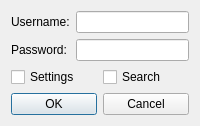
<?xml version="1.0" encoding="UTF-8"?>
<ui version="4.0">
 <class>UserEditDialog</class>
 <widget class="QDialog" name="UserEditDialog">
  <property name="windowTitle">
   <string>User Editor</string>
  </property>
  <layout class="QVBoxLayout" name="verticalLayout">
   <item>
    <layout class="QFormLayout" name="formLayout">
     <item row="0" column="0">
      <widget class="QLabel" name="usernameLabel">
       <property name="text">
        <string>Username:</string>
       </property>
      </widget>
     </item>
     <item row="0" column="1">
      <widget class="QLineEdit" name="usernameLineEdit"/>
     </item>
     <item row="1" column="0">
      <widget class="QLabel" name="passwordLabel">
       <property name="text">
        <string>Password:</string>
       </property>
      </widget>
     </item>
     <item row="1" column="1">
      <widget class="QLineEdit" name="passwordLineEdit">
       <property name="echoMode">
        <enum>QLineEdit::Password</enum>
       </property>
      </widget>
     </item>
    </layout>
   </item>
   <item>
    <layout class="QGridLayout" name="accessGrid">
     <item row="0" column="0">
      <widget class="QCheckBox" name="settingsCheckBox">
       <property name="text">
        <string>Settings</string>
       </property>
      </widget>
     </item>
     <item row="0" column="1">
      <widget class="QCheckBox" name="searchCheckBox">
       <property name="text">
        <string>Search</string>
       </property>
      </widget>
     </item>
    </layout>
   </item>
   <item>
    <layout class="QHBoxLayout" name="buttonLayout">
     <item>
      <widget class="QPushButton" name="okPushButton">
       <property name="text">
        <string>OK</string>
       </property>
      </widget>
     </item>
     <item>
      <widget class="QPushButton" name="cancelPushButton">
       <property name="text">
        <string>Cancel</string>
       </property>
      </widget>
     </item>
    </layout>
   </item>
  </layout>
 </widget>
 <resources/>
 <connections/>
</ui>
